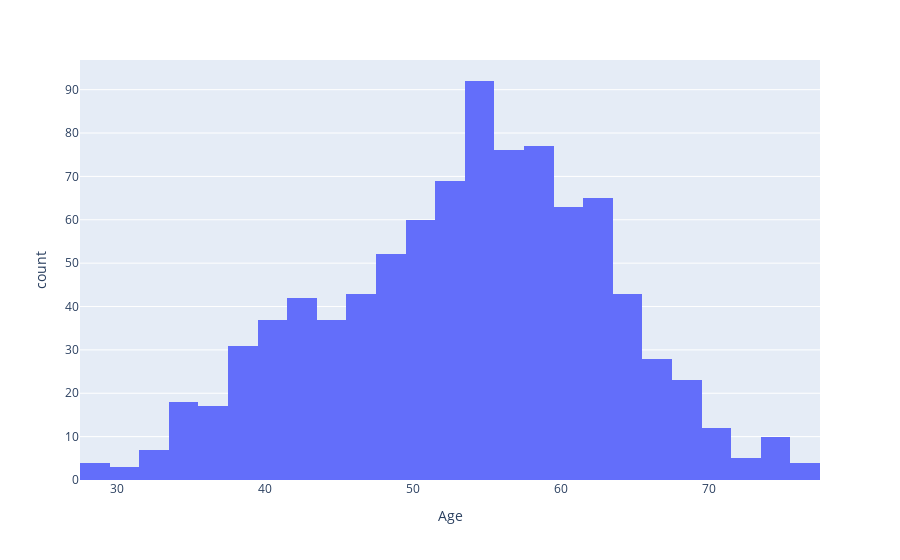

Notebook code cell kept with this figure:
### Markdown cell above
## Binarizing quantitative features

In this section I binarized Age, RestingBP, Cholesterol, MaxHR and Oldpeak, by firstly categorizing them based on their histogram and then using one-hot encoding

### Code cell
fig = px.histogram(df['Age'], x="Age", nbins=30)
fig.show()

### Figure 1 — Plotly figure (JSON) as saved in the notebook; plotly's stock layout.template omitted (floating-point values rounded to 4 significant figures; data arrays with more than 128 entries replaced by an {"elided": "..."} marker saying what was removed)
{"data": [{"alignmentgroup": "True", "bingroup": "x", "hovertemplate": "Age=%{x}<br>count=%{y}<extra></extra>", "legendgroup": "", "marker": {"color": "#636efa", "pattern": {"shape": ""}}, "name": "", "nbinsx": 30, "offsetgroup": "", "orientation": "v", "showlegend": false, "type": "histogram", "x": {"elided": "918 int values"}, "xaxis": "x", "yaxis": "y"}], "layout": {"barmode": "relative", "legend": {"tracegroupgap": 0}, "margin": {"t": 60}, "xaxis": {"anchor": "y", "domain": [0, 1], "title": {"text": "Age"}}, "yaxis": {"anchor": "x", "domain": [0, 1], "title": {"text": "count"}}}}
